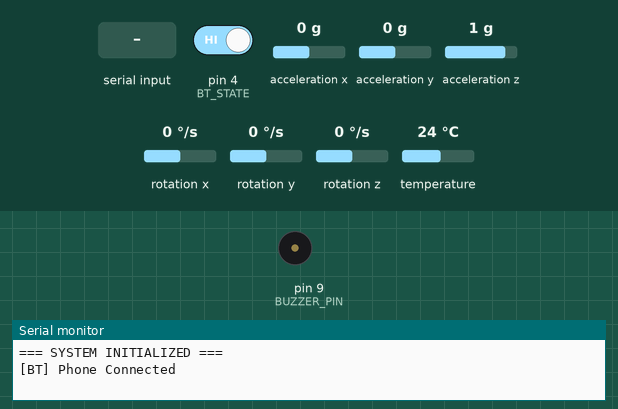
The sketch below on a simulated Arduino Uno, built with avr-gcc and run on an emulated ATmega328P. Parts: buzzer (waves = sounding), the last lines printed to the serial monitor. Inputs (shaded band) come from the test bench; at power-on: pin 4 (BT_STATE) HIGH, acceleration x 0 g, acceleration y 0 g, acceleration z 1 g, rotation x 0 °/s, rotation y 0 °/s, rotation z 0 °/s, temperature 24 °C.

Above: at 1.4 s.
1.5 s: pin 4 (BT_STATE) driven LOW
3.0 s: acceleration x set to -0.5 g
4.5 s: acceleration x set to -0.8 g
At 5.2 s:
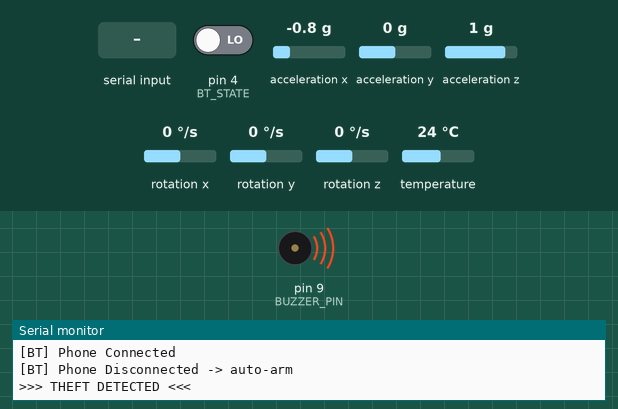
7.5 s: "CMD:ARM\n" received over the second serial link
10.5 s: "CMD:DISARM\n" received over the second serial link
At 11.5 s:
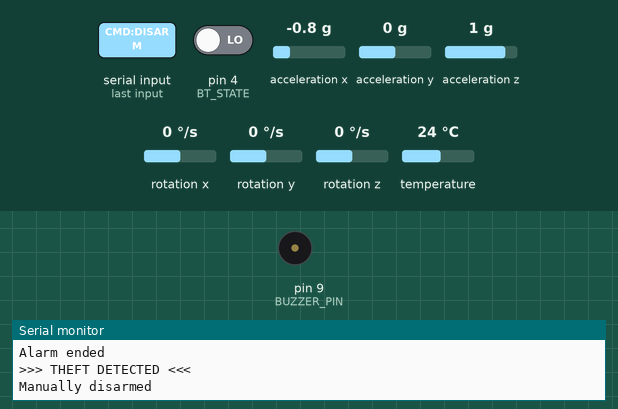
Timing chart, 0 to 13.0 s (numbered marks = the images above; inputs shaded):
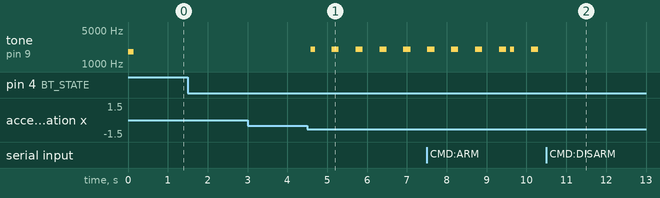

The sketch:

codearduino.ino
```cpp
#include <Wire.h>
#include <Adafruit_MPU6050.h>
#include <Adafruit_Sensor.h>
#include <SoftwareSerial.h>

#define BT_RX 2
#define BT_TX 3
#define BT_STATE 4
#define BUZZER_PIN 9

float MOVE_THRESHOLD = 2.0;
unsigned long ALARM_DURATION = 5000;

SoftwareSerial bluetooth(BT_RX, BT_TX);
Adafruit_MPU6050 mpu;

bool isArmed = false;
bool isAlarmActive = false;
int previousConnectionState = -1;
unsigned long alarmStartTime = 0;
unsigned long lastTelemetryTime = 0;

// Loud simple alarm pattern: beep beep
const int alarmFreq = 2000;   // high pitched beep
const int pauseBetweenBeep = 120;

void setup() {
  Serial.begin(9600);
  bluetooth.begin(9600);

  pinMode(BT_STATE, INPUT);
  pinMode(BUZZER_PIN, OUTPUT);

  // startup chirp
  tone(BUZZER_PIN, 1800, 150);
  delay(200);

  if (!mpu.begin()) {
    Serial.println("Could not find MPU6050 sensor!");
    while (1) {
      delay(10);
    }
  }

  mpu.setAccelerometerRange(MPU6050_RANGE_8_G);
  mpu.setFilterBandwidth(MPU6050_BAND_21_HZ);

  Serial.println("=== SYSTEM INITIALIZED ===");
  bluetooth.println("STATUS:DISARMED");
}

void loop() {
  int currentConnectionState = digitalRead(BT_STATE);

  if (currentConnectionState != previousConnectionState) {
    if (currentConnectionState == HIGH) {
      Serial.println("[BT] Phone Connected");
      bluetooth.println("STATUS:DISARMED");
      isArmed = false;
      isAlarmActive = false;
      noTone(BUZZER_PIN);
    } else {
      Serial.println("[BT] Phone Disconnected -> auto-arm");
      bluetooth.println("STATUS:ARMED");
      isArmed = true;
    }
    previousConnectionState = currentConnectionState;
  }

  if (bluetooth.available()) {
    String command = bluetooth.readStringUntil('\n');
    command.trim();

    if (command == "CMD:ARM") {
      isArmed = true;
      bluetooth.println("STATUS:ARMED");
      Serial.println("Manually armed");
    }
    else if (command == "CMD:DISARM") {
      isArmed = false;
      isAlarmActive = false;
      noTone(BUZZER_PIN);
      bluetooth.println("STATUS:DISARMED");
      Serial.println("Manually disarmed");
    }
    else if (command.startsWith("CMD:HOLD:")) {
      int newHold = command.substring(9).toInt();
      if (newHold >= 50 && newHold <= 1000) {
        MOVE_THRESHOLD = newHold / 100.0;
      }
    }
  }

  if (millis() - lastTelemetryTime >= 100) {
    lastTelemetryTime = millis();

    sensors_event_t a, g, temp;
    mpu.getEvent(&a, &g, &temp);

    float x = a.acceleration.x / 9.80665;
    float y = a.acceleration.y / 9.80665;
    float z = a.acceleration.z / 9.80665;

    bluetooth.print("ACCEL:");
    bluetooth.print(x, 4);
    bluetooth.print(",");
    bluetooth.print(y, 4);
    bluetooth.print(",");
    bluetooth.println(z, 4);
  }

  if (isAlarmActive) {
    unsigned long elapsed = millis() - alarmStartTime;

    if (elapsed < ALARM_DURATION) {
      unsigned long cycle = elapsed % 600; // beep pattern
      if (cycle < 180) {
        tone(BUZZER_PIN, alarmFreq);
      } else {
        noTone(BUZZER_PIN);
      }
    } else {
      noTone(BUZZER_PIN);
      isAlarmActive = false;
      Serial.println("Alarm ended");
    }

    return;
  }

  if (isArmed) {
    sensors_event_t a, g, temp;
    mpu.getEvent(&a, &g, &temp);

    float totalAccel = sqrt(
      a.acceleration.x * a.acceleration.x +
      a.acceleration.y * a.acceleration.y +
      a.acceleration.z * a.acceleration.z
    );

    float gravity = 9.8;
    float change = abs(totalAccel - gravity);

    if (change > MOVE_THRESHOLD) {
      isAlarmActive = true;
      alarmStartTime = millis();
      bluetooth.println("THEFT_DETECTED");
      Serial.println(">>> THEFT DETECTED <<<");
    }
  }

  delay(20);
}
```

Measured:
- the behaviour switches between -0.6 and -0.7 g on acceleration x (found by bisection; images 0 and 1)
- after the input at 3.0 s, every drawn part: stays the same
- after the input at 4.5 s, tone on pin 9 (BUZZER_PIN): silent → 2000 Hz after 0.08 s, then repeats every 0.60 s: silent 0.42 s, 2000 Hz 0.18 s
- after the input at 10.5 s, tone on pin 9 (BUZZER_PIN): stops changing and stays silent
